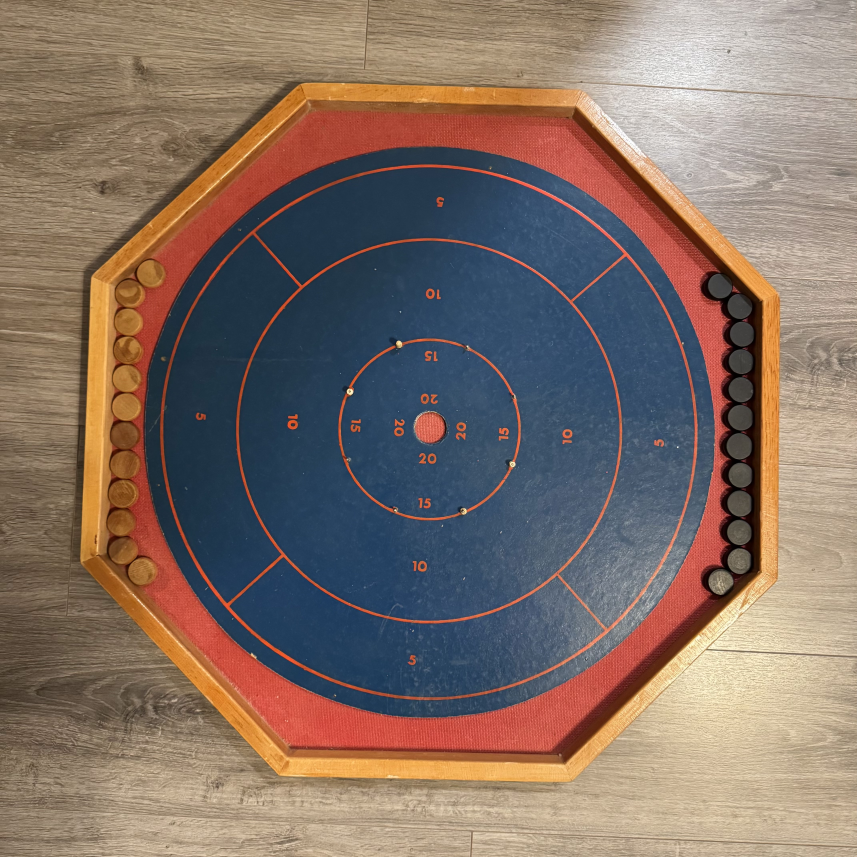
#> input picture images/ivan_board1.jpg, 4284 x 4284 px (shown at 1/5 size)
$ jupyter execute --allow-errors testing_script.ipynb
#> lines starting #> are read from the running program, lines starting #| are printed output that depends on the picture
### Crokinole.py
"""
Crokinole Score Detection System
Core functions for board detection, disc detection, and scoring.
"""

import numpy as np
import matplotlib.pyplot as plt
from skimage import color, feature, transform, draw, filters, measure, morphology, exposure, segmentation
from matplotlib import patches
from dataclasses import dataclass


# [1282 lines left out: functions preprocess_image, adjust_config_for_image, display_image, display_images, detect_edges, detect_board_and_rings and 20 more, not called in this run]


def deltaE_ab(c1, c2):
    """Euclidean distance in ab-plane (ignores L)."""
    return float(np.linalg.norm(c1[1:] - c2[1:]))


# [21 lines left out: function check_colour_similarity, not called in this run]


@dataclass
class DiscScore:
    idx: int
    score: int
    confidence: float
    flags: list  # list of strings


# [278 lines left out: functions calculate_disc_scores, calculate_team_totals, create_results_overlay, calculate_tournament_points, calculate_detection_score, evaluate_ring_accuracy and 2 more, not called in this run]

### testing_script.ipynb
# Crokinole Score Detection System - Project Notebook

**Project Objective:** Build a pipeline that reads a photo of a finished crokinole round and outputs each player's score.

---

## Project Overview

### Game Rules Summary
- **Ring Scoring:** 5, 10, 15 points for outer, middle, inner rings
- **Center (20 points):** Only if disc is completely in hole and flat (removed during play)
- **Line Touch Rule:** Disc touching a ring line gets the lower value
- **Out of Bounds:** On or beyond outer line = 0 points
- **Scoring Modes:** Cancellation scoring + Tournament round points (2-0, 1-1, etc.)

### Pipeline Overview
1. Pre-process image (colour balance, contrast, glare reduction)
2. Detect outer and inner circles and validate board (validate as crokinole board or reject)
3. Semantic segmentation (detect scoring regions)
4. Object detection (find discs as circles)
5. Colour grouping (split into two teams)
6. Score calculation (apply game rules)
7. User input for 20s (removed discs)
8. Output results with overlay visualization

---

## Setup and Configuration

### Import Required Libraries
Import all necessary libraries for image processing, visualization, and data handling.

[cell 1]
# Core imports for the entire project
import numpy as np
import matplotlib.pyplot as plt
from skimage import data, io, util, color, feature, transform, draw, filters, morphology
import json
import os
from pathlib import Path
import Crokinole as crk
from config import DEFAULT_CONFIG
from importlib import reload
reload(crk)

Load Image

[cell 2]
# Load and preprocess image
img_raw = io.imread('images/ivan_board1.jpg')
#> img_raw is the input picture: shape (4284, 4284, 3); mean R, G, B 130.2, 112.4, 102.6
img = img_raw
preprocessed_img = crk.preprocess_image(img_raw, max_dimension=1200)

print(f"Original image shape: {img.shape}, dtype: {img.dtype}")
#| Original image shape: (4284, 4284, 3), dtype: uint8
print(f"Preprocessed image shape: {preprocessed_img.shape}, dtype: {preprocessed_img.dtype}")
#| Preprocessed image shape: (1200, 1200, 3), dtype: uint8

### Configuration Parameters
Define all system parameters, thresholds, and settings. Lock these before running on held-out test set.

[cell 3]
# Configuration dictionary - loaded from config.py
CONFIG = DEFAULT_CONFIG.copy()
CONFIG['verbose'] = True  # Enable verbose output for testing

print("Configuration loaded successfully")

---

## STEP 1: Image Pre-processing

**Goal:** Improve photo quality so lines and discs are clearer.

**Tasks:**
- Colour balancing to neutralize tint
- Gentle contrast boost for clearer edges
- Reduce small glares
- Prepare image for board detection

**Implementation notes:** Use histogram equalization or white balance algorithms. Apply mild gaussian blur for glare reduction?

### 1.1: Display Test Image

[cell 4]
crk.display_image(preprocessed_img, title="Preprocessed Board Image")

---

## STEP 2: Board Detection and Validation

**Goal:** Detect the crokinole board and validate the image as a valid board, or reject it.

**Tasks:**
- Find large outer circle (board boundary)
- Detect inner ring pattern
- Verify ring spacing ratios match crokinole board
- Reject if pattern unclear or doesn't match

**Implementation notes:** Use Hough Circle Transform for outer circle. Check for concentric rings at expected ratios. Pattern check along radial lines from center.

### 2.1: Edge Detection for Board Finding

[cell 5]
# Detect edges using Canny edge detection
edges = crk.detect_edges(preprocessed_img, CONFIG)
#> in detect_edges, `gray_image = color.rgb2gray(img_rgb)`:
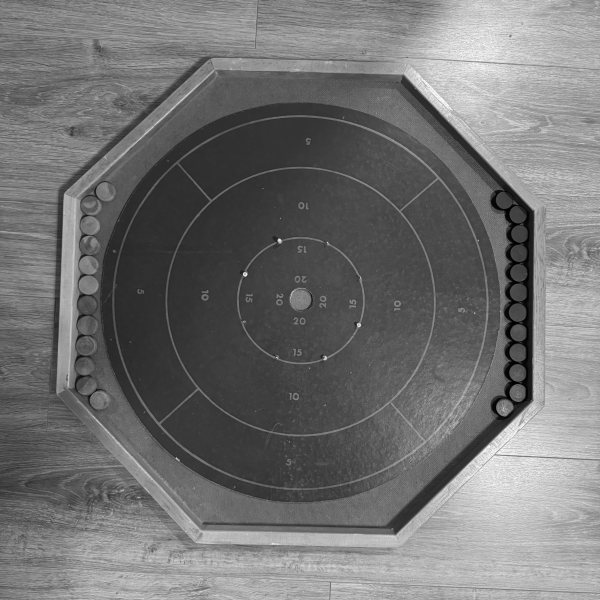
#> gray_image: shape (1200, 1200) float64 (shown at 1/2 size); min 0, max 0.995, mean 0.451
#> in detect_edges, `edges = feature.canny( gray_image, low_threshold=board_cfg['canny_low_..`:
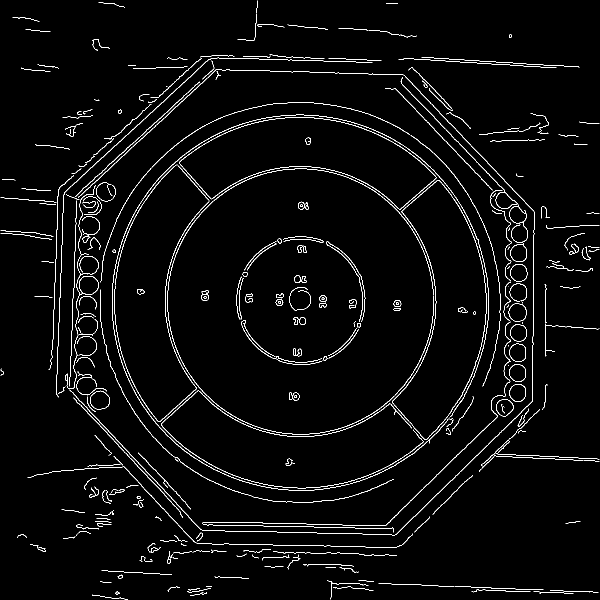
#> edges: shape (1200, 1200) bool (shown at 1/2 size); 2.8% white in thin lines or dots

# Visualize edges
crk.display_image(edges, title="Detected Edges", figsize=(8, 8))

### 2.2: Detect Board and Rings (Outer Circle + Inner Rings)

#> (a cell that did not finish here is left out)

#| Image dimensions: 1200x1200, Radius range: 15-1080
#| Adaptive step size: 5 (base: 2)
#> (printed output is left out)

if board_result is not None:
    board_center = board_result['center']
    board_radius = board_result['radius']
    detected_rings = board_result['rings']

    print(f"Board detected: center={board_center}, radius={board_radius}")
    print(f"Detected {len(detected_rings)} rings: {list(detected_rings.keys())}")

    # Validation: Check if we found enough rings
    min_rings = CONFIG['board_validation']['min_rings_required']

    if len(detected_rings) >= min_rings:
        print(f"\nVALID BOARD - {len(detected_rings)}/4 rings detected")
    else:
        print(f"\nWARNING: Only {len(detected_rings)}/4 rings detected (below minimum of {min_rings})")

    crk.visualize_board_detection(preprocessed_img, board_result)
else:
    board_center = None
    board_radius = None
    detected_rings = None
    print("REJECTED: Not a valid crokinole board - could not detect ring pattern")

$ run again, with images/ivan_board10.jpg copied over images/ivan_board1.jpg
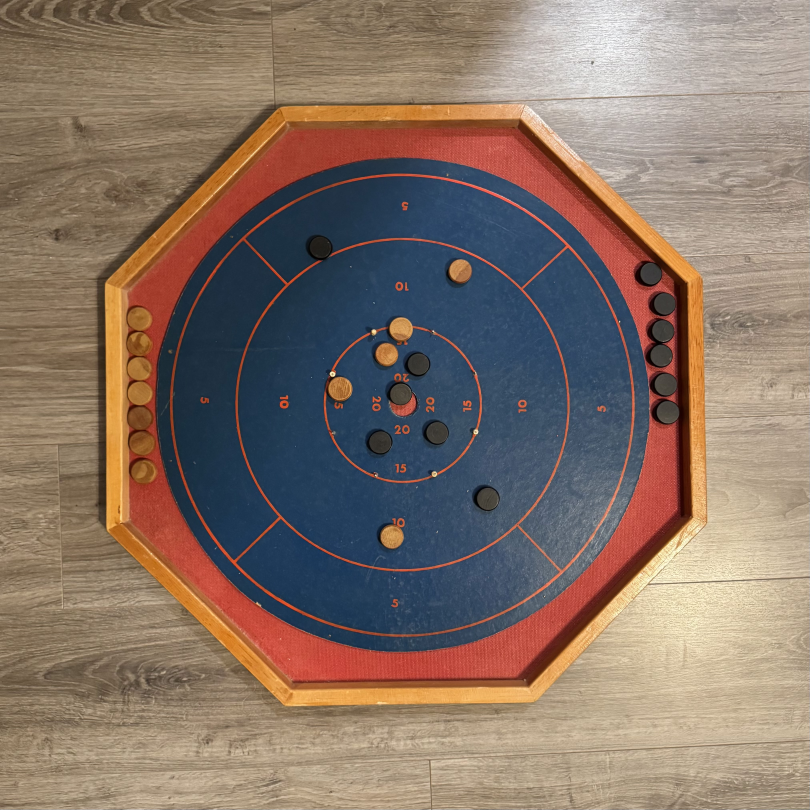
#> input picture images/ivan_board10.jpg, 4047 x 4047 px (shown at 1/5 size)
#> img_raw is the input picture: shape (4047, 4047, 3); mean R, G, B 133.7, 115.3, 103.5
#| Original image shape: (4047, 4047, 3), dtype: uint8
#| Preprocessed image shape: (1200, 1200, 3), dtype: uint8
#> in detect_edges, `gray_image = color.rgb2gray(img_rgb)`:
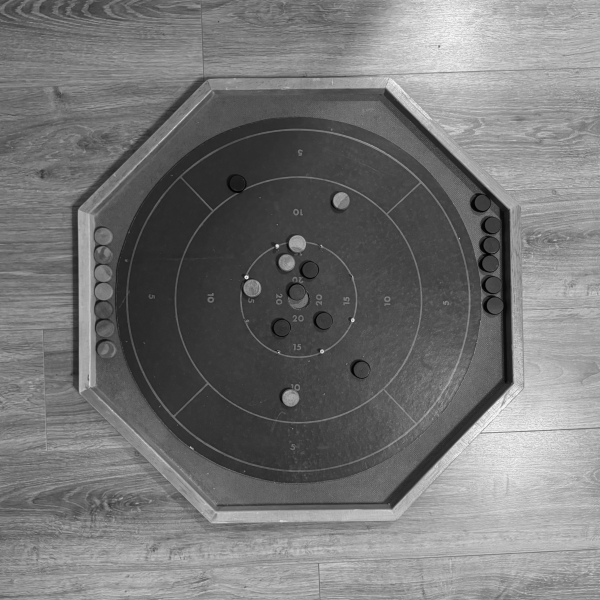
#> gray_image: shape (1200, 1200) float64 (shown at 1/2 size); min 0, max 0.995, mean 0.462
#> in detect_edges, `edges = feature.canny( gray_image, low_threshold=board_cfg['canny_low_..`:
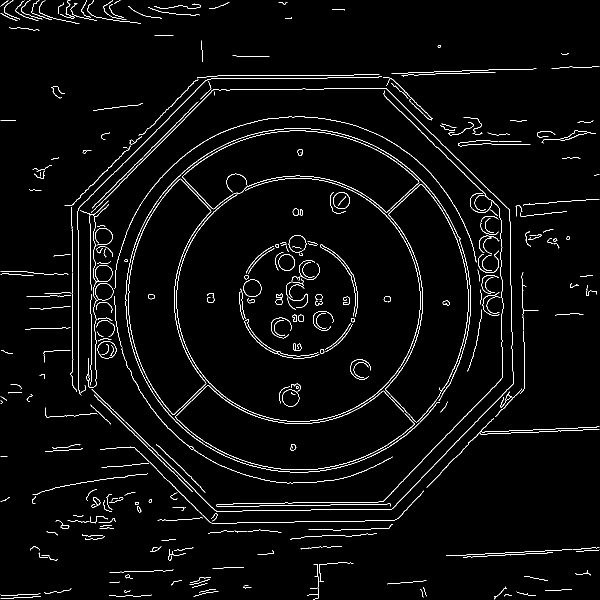
#> edges: shape (1200, 1200) bool (shown at 1/2 size); 2.8% white in thin lines or dots
#| Image dimensions: 1200x1200, Radius range: 15-1080
#| Adaptive step size: 5 (base: 2)
#> (printed output is left out)

$ run again, with images/ivan_board2.jpg copied over images/ivan_board1.jpg
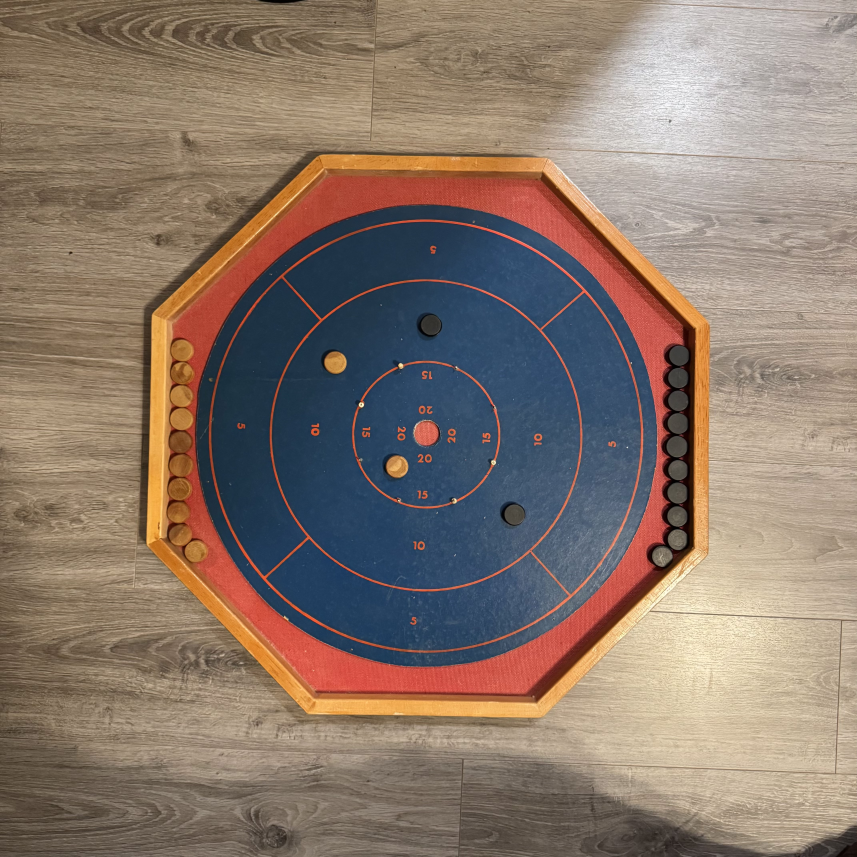
#> input picture images/ivan_board2.jpg, 4284 x 4284 px (shown at 1/5 size)
#> img_raw is the input picture: shape (4284, 4284, 3); mean R, G, B 137.2, 120, 108.1
#| Original image shape: (4284, 4284, 3), dtype: uint8
#| Preprocessed image shape: (1200, 1200, 3), dtype: uint8
#> in detect_edges, `gray_image = color.rgb2gray(img_rgb)`:
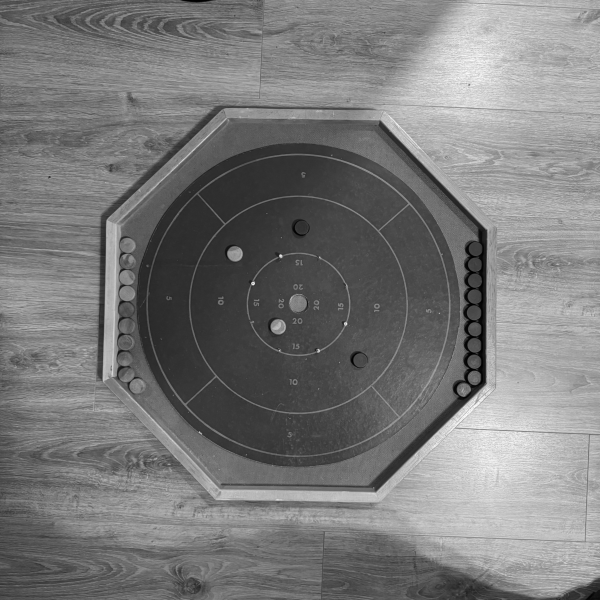
#> gray_image: shape (1200, 1200) float64 (shown at 1/2 size); min 0, max 0.989, mean 0.48
#> in detect_edges, `edges = feature.canny( gray_image, low_threshold=board_cfg['canny_low_..`:
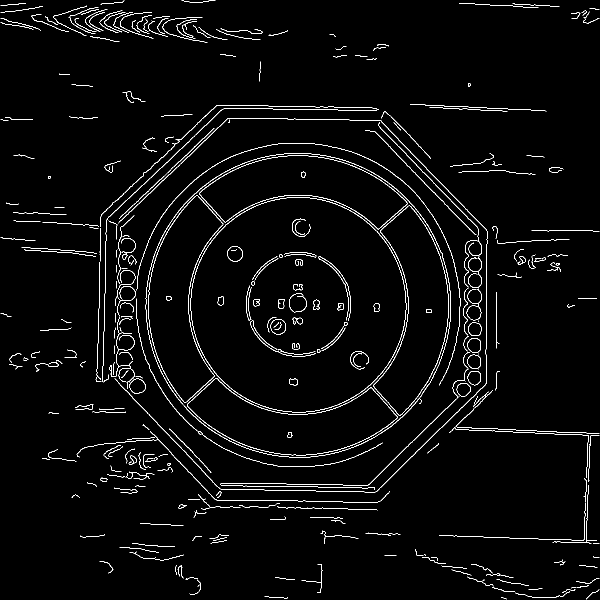
#> edges: shape (1200, 1200) bool (shown at 1/2 size); 2.6% white in thin lines or dots
#| Image dimensions: 1200x1200, Radius range: 15-1080
#| Adaptive step size: 5 (base: 2)
#> (printed output is left out)
